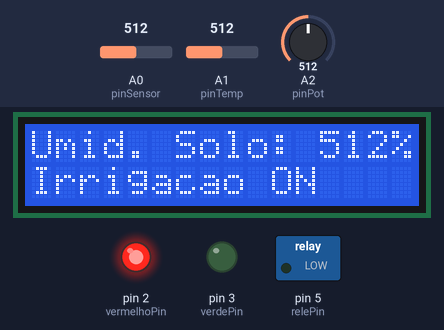
Simulated run of this sketch. Board: Arduino Uno, built with avr-gcc and run on an emulated ATmega328P. Parts: 16×2 character LCD, switched loads named in the sketch (green lamp = pin HIGH), output pins drawn as LEDs (lit = HIGH). The inputs (shaded band) are chosen by the test bench; at power-on: A0 (pinSensor) = 512, A1 (pinTemp) = 512, A2 (pinPot) = 512. What the sketch prints to the serial monitor is not drawn.

Above: at 1.2 s.
1.3 s: A0 (pinSensor) set to 351
At 8.2 s:
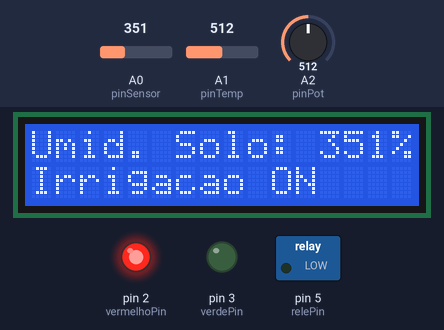
14.9 s: A0 (pinSensor) set to 333
At 22.6 s:
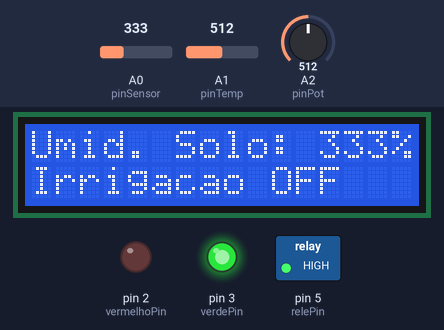
28.5 s: A1 (pinTemp) set to 330
At 38.8 s:
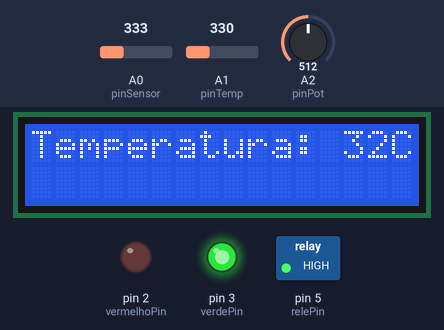
42.1 s: A1 (pinTemp) set to 350
At 46.0 s:
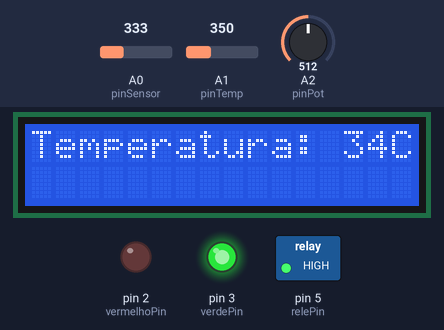
49.9 s: A0 (pinSensor) set to 11
At 57.4 s:
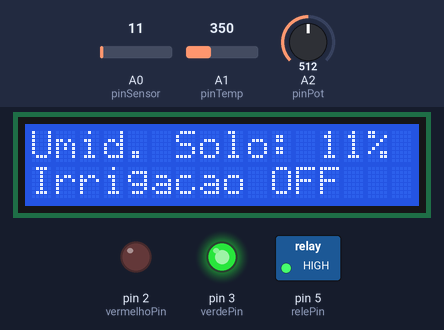
63.5 s: A0 (pinSensor) set to 8
At 64.5 s:
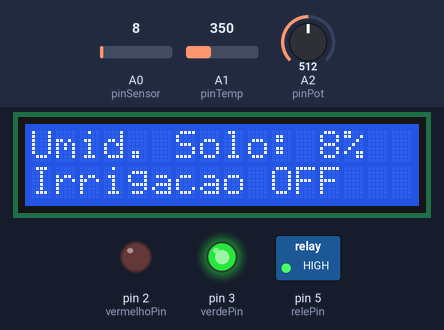
Timing chart, 0 to 66.5 s (numbered marks = the images above; inputs shaded):
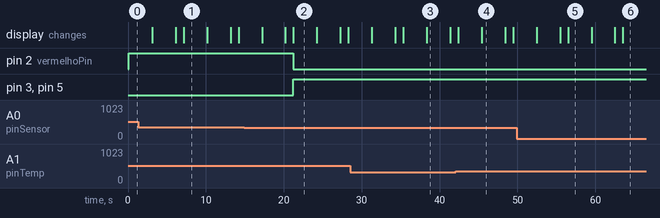

The sketch:

jadi.ino
```cpp
#include <Wire.h>
#include <LiquidCrystal_I2C.h>

#define pinSensor      A0     // Pino do sensor de umidade do solo
#define pinTemp        A1     // Pino do sensor de temperatura
#define pinPot         A2     // Pino do potenciômetro
#define verdePin       3      // Pino do LED verde
#define vermelhoPin    2      // Pino do LED vermelho
#define relePin        5      // Pino do módulo relé que controla a válvula solenóide


// Configura o endereço do LCD I2C (normalmente 0x27 ou 0x3F)
LiquidCrystal_I2C lcd(0x27, 16, 2);  // Endereço I2C do LCD, com 16 colunas e 2 linhas

void setup() {
  Serial.begin(9600);
  pinMode(pinSensor, INPUT);     // Define o pino do sensor de umidade do solo como entrada
  pinMode(pinTemp, INPUT);       // Define o pino do sensor de temperatura como entrada
  pinMode(pinPot, INPUT);        // Define o pino do potenciômetro como entrada
  pinMode(verdePin, OUTPUT);     // Define o pino do LED verde como saída
  pinMode(vermelhoPin, OUTPUT);  // Define o pino do LED vermelho como saída
  pinMode(relePin, OUTPUT);      // Define o pino do módulo relé como saída

  lcd.init();          // Inicializa o LCD
  lcd.backlight();     // Liga a luz de fundo do LCD

  digitalWrite(relePin, HIGH);   // Inicializa o relé desligado (estado normalmente fechado)
}

void loop() {
  int umidade = lerSensor(pinSensor);     // Lê o valor do sensor de umidade do solo
  int temperatura = lerSensor(pinTemp);   // Lê o valor do sensor de temperatura
  int potenciometro = lerSensor(pinPot);  // Lê o valor do potenciômetro

  // Umidade abaixo de 60: aciona o relé para ligar a válvula solenóide
  Serial.println(analogRead(A0));
  if (analogRead(A0) > 340) {
    digitalWrite(verdePin, LOW);
    digitalWrite(vermelhoPin, HIGH);
    digitalWrite(relePin, LOW);  // Ativa o módulo relé (liga a válvula solenóide)
    lcd.setCursor(0, 0);
    lcd.print("Umid. Solo: ");
    lcd.print(analogRead(A0));
    lcd.print("%");
    lcd.setCursor(0, 1);
    lcd.print("Irrigacao ON");
    delay(3000);
    lcd.clear();
  } else {
    digitalWrite(verdePin, HIGH);
    digitalWrite(vermelhoPin, LOW);
    digitalWrite(relePin, HIGH);  // Desativa o módulo relé (desliga a válvula solenóide)
    lcd.setCursor(0, 0);
    lcd.print("Umid. Solo: ");
    lcd.print(analogRead(A0));
    lcd.print("%");
    lcd.setCursor(0, 1);
    lcd.print("Irrigacao OFF");
    delay(3000);
    lcd.clear();
  }

  // Exibe a temperatura no LCD por 3 segundos
  lcd.setCursor(0, 0);
  lcd.print("Temperatura: ");
  lcd.print(temperatura);
  lcd.print("C");
  delay(3000);
  lcd.clear();

  delay(1000);  // Aguarda 1 segundo
}

int lerSensor(int pin) {
  int valor = analogRead(pin);              // Lê o valor analógico do sensor
  int mapeado = map(valor, 0, 1023, 0, 100); // Mapeia o valor para uma faixa de 0 a 100
  return mapeado;
}
```

Measured:
- the behaviour switches between 341 and 340 on A0 (pinSensor) (found by bisection; images 1 and 2)
- after the input at 14.9 s, pin 2 (vermelhoPin): HIGH → LOW after 6.3 s; pin 3 (verdePin), pin 5 (relePin): LOW → HIGH after 6.3 s; the display: first differs from a run without the input after 6.3 s (image 2)
- what the display in image 1 shows lasts 3.1 s, from 7.1 s to 10.2 s
